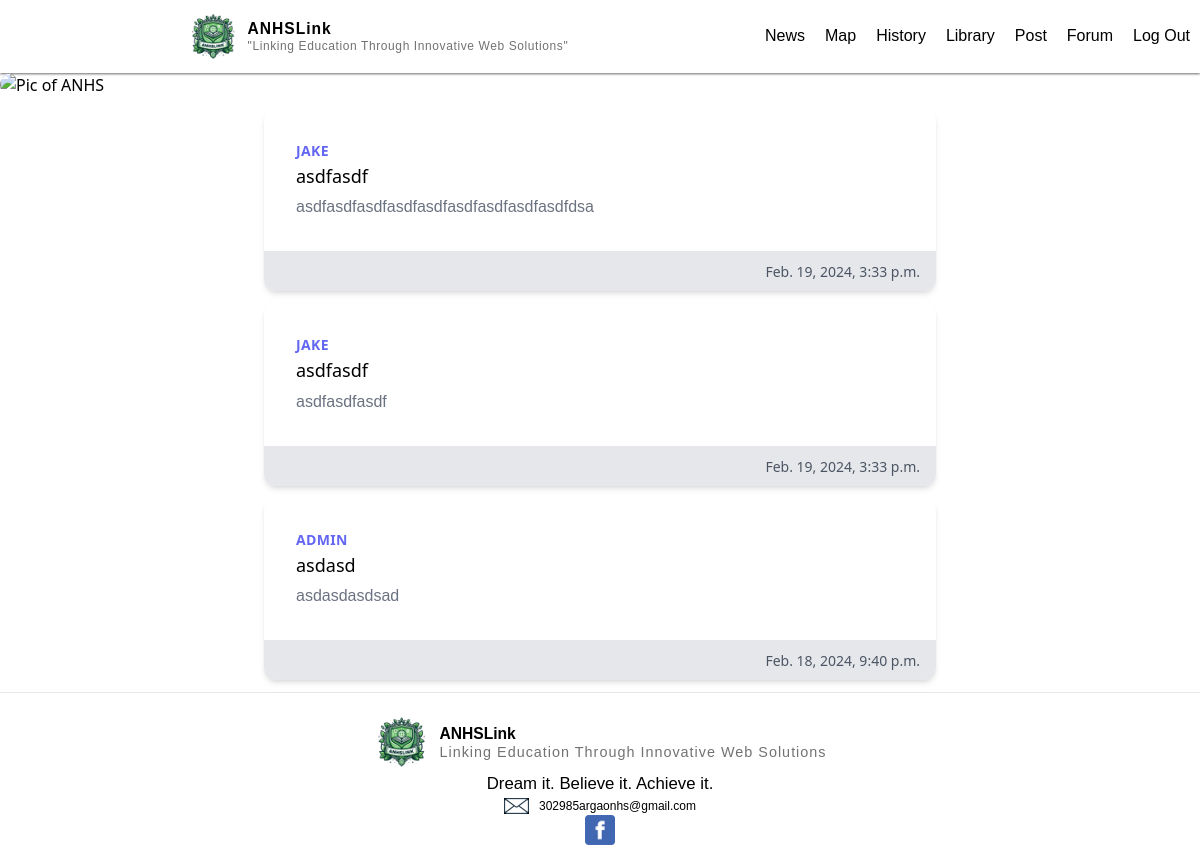
The page / (signed in) on the database as committed earlier.
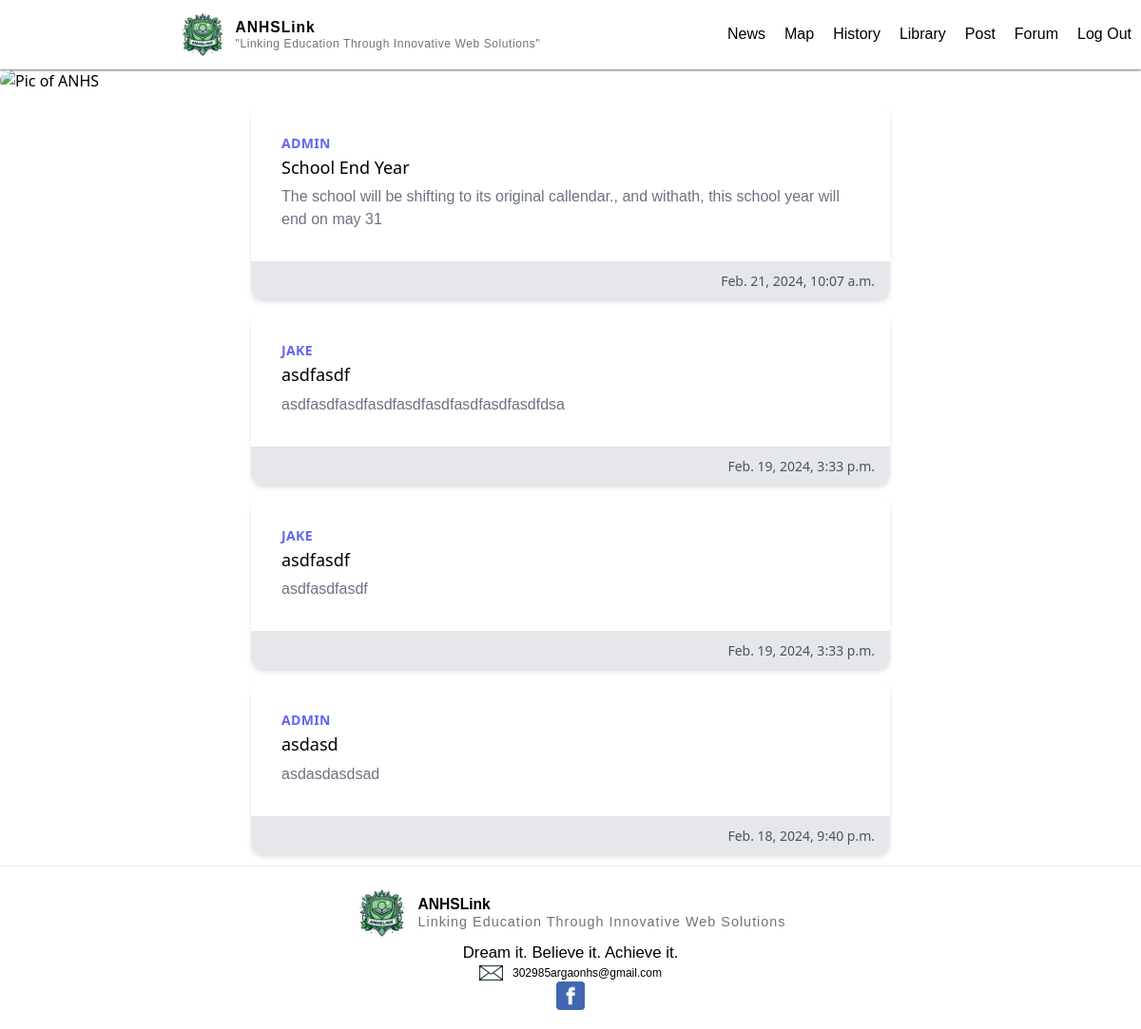
The same page on the database as committed later.
### main/models.py (models this page shows, shortened)
class Post(models.Model):
    author = models.ForeignKey(User, on_delete=models.CASCADE)
    title = models.CharField (max_length=200)
    description = models.TextField()
    created_at = models.DateTimeField(auto_now_add=True)
    updated_at = models.DateTimeField(auto_now=True)

### main/views.py (the view)
# urls.py: path("", views.home, name="home"),
@login_required(login_url="/anhs")
def home (request):
    posts = Post.objects.all().order_by('-created_at')
    return render(request,"main/home.html", {"posts":posts})

### main/templates/main/home.html (shortened to what this page needs)
{% extends "main/base.html" %}
{% load static %}
{% block body %}
<div class="image_container">
  <img class="picture rounded-full" src="{% static 'pictures/News_sign.png' %}" alt="Pic of ANHS" width="100%">
</div>
{% for post in posts %}
<div class="max-w-md mx-auto bg-white rounded-xl shadow-md overflow-hidden md:max-w-2xl m-3">
  <div class="md:flex">
    <div class="p-8">
      <div class="uppercase tracking-wide text-sm text-indigo-500 font-semibold">{{post.author.username}}</div>
      <a href="#" class="block mt-1 text-lg leading-tight font-medium text-black hover:underline">{{post.title}}</a>
      <p class="mt-2 text-gray-500">{{post.description}}</p>
    </div>
  </div>
  <div class="px-4 py-2 bg-gray-200 text-right">
    <span class="text-sm text-gray-600">{{post.created_at}}</span>
  </div>
</div>
{% empty %}
<p class="m-3 text-center text-gray-500">No posts</p>
{% endfor %}
{% endblock %}

Rows that differ between the two databases and show on the page:
added Post: author.username "ADMIN", title "School End Year", description "The school will be shifting to its original callendar., and withath, this school year will end on may 31", created_at "Feb. 21, 2024, 10:07 a.m."
